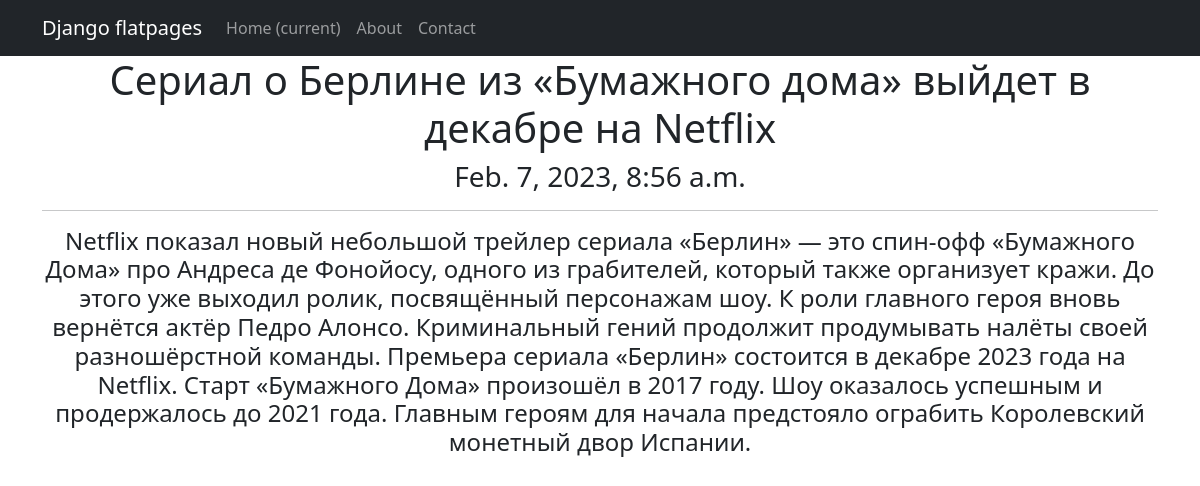
The page /news/2 on the database its author committed.
### news/models.py (models this page shows, shortened)
class Post(models.Model):
    author = models.ForeignKey(Author, on_delete=models.CASCADE)
    NEWS = 'NW'
    ARTICLE = 'AR'
    CATEGORY_CHOISE = (
        (NEWS, "Новость"),
        (ARTICLE, "Статья")
    )
    categoryType = models.CharField(max_length=2, choices=CATEGORY_CHOISE, default=ARTICLE)
    dateCreation = models.DateTimeField(auto_now_add=True)
    postCategory = models.ManyToManyField(Category, through='PostCategory')
    text = models.TextField()
    rating = models.SmallIntegerField(default=0)
    title = models.CharField(max_length=128)

### news/views.py (the view)
# urls.py: path('<int:pk>', PostDetail.as_view(), name = 'post_detail'),
class PostDetail(DetailView):
    model = Post
    template_name = 'news_post.html'
    context_object_name = 'news'

### templates/news_post.html (shortened to what this page needs)
{% extends 'flatpages/default.html' %}
{% block content %}
<h1>{{ news.title }}</h1>
<h3>{{ news.dateCreation }}</h3>
<hr>
<h4>{{ news.text }}</h4>
{% endblock content %}

### rows shown on the page
Post: title "Сериал о Берлине из «Бумажного дома» выйдет в декабре на Netflix", dateCreation "Feb. 7, 2023, 8:56 a.m.", text "Netflix показал новый небольшой трейлер сериала «Берлин» — это спин-офф «Бумажного Дома» про Андреса де Фонойосу, одного из грабителей, который также организует кражи. До этого уже выходил ролик, посвящённый персонажам шоу. К роли главного героя вновь вернётся актёр Педро Алонсо. Криминальный гений продолжит продумывать налёты своей разношёрстной команды. Премьера сериала «Берлин» состоится в декабре 2023 года на Netflix. Старт «Бумажного Дома» произошёл в 2017 году. Шоу оказалось успешным и продержалось до 2021 года. Главным героям для начала предстояло ограбить Королевский монетный двор Испании."
